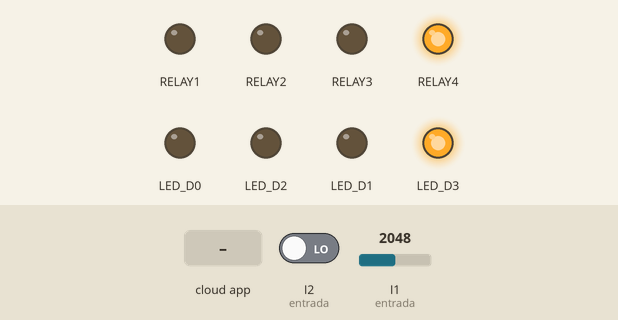
This sketch was run on a simulated Arduino Opta. Parts: output pins drawn as LEDs (lit = HIGH). Inputs (shaded band) come from the test bench; at power-on: I1 (entrada) = 2048, I2 (entrada) LOW. WiFi joins after 1.5 s; servers stay silent unless stated.

Above: at 4.2 s.
4.3 s: I1 (entrada) set to 295
5.8 s: I1 (entrada) set to 264
At 6.5 s:
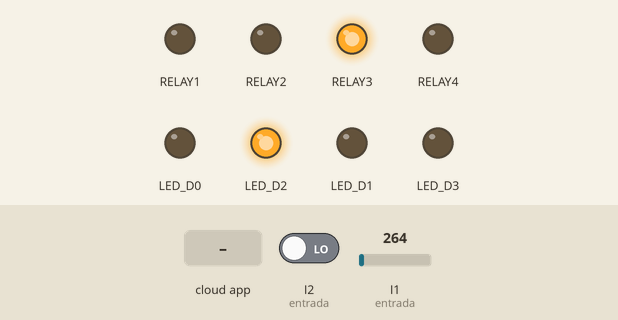
7.3 s: the phone or cloud app sets reset to 1
At 7.7 s:
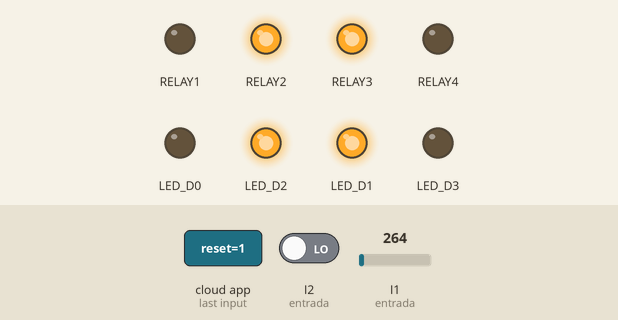
8.8 s: the phone or cloud app sets set to 1
At 10.0 s:
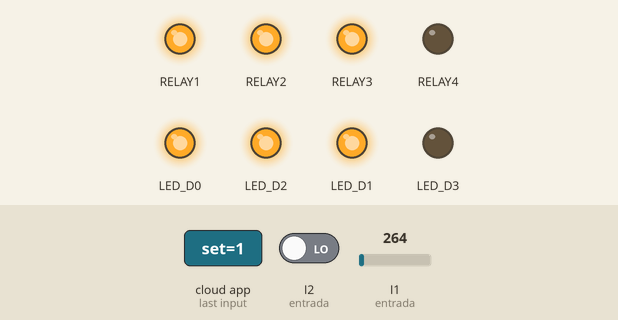
10.3 s: the phone or cloud app sets reset to 0
At 11.1 s:
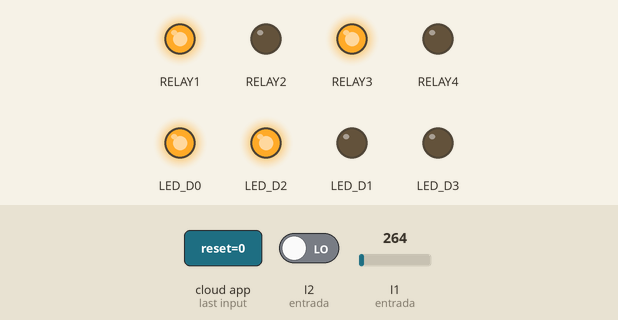
11.8 s: I1 (entrada) set to 453
13.3 s: I1 (entrada) set to 512
At 14.6 s:
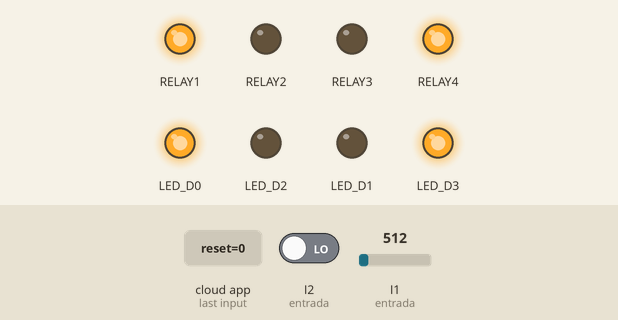
Timing chart, 0 to 15.8 s (numbered marks = the images above; inputs shaded):
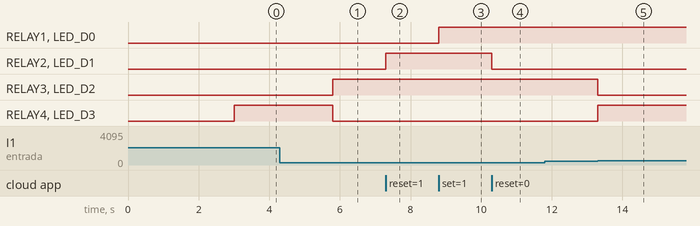

Measured:
- the behaviour switches between 276 and 275 on I1 (entrada) (found by bisection; images 0 and 1)
- the behaviour switches between 480 and 481 on I1 (entrada) (found by bisection; images 4 and 5)
- after the input at 4.3 s, every drawn part: stays the same
- after the input at 5.8 s, RELAY3, LED_D2: LOW → HIGH at once; RELAY4, LED_D3: HIGH → LOW at once
- after the input at 7.3 s, RELAY2, LED_D1: LOW → HIGH at once
- after the input at 8.8 s, RELAY1, LED_D0: LOW → HIGH at once
- after the input at 10.3 s, RELAY2, LED_D1: HIGH → LOW at once
- after the input at 11.8 s, every drawn part: stays the same
- after the input at 13.3 s, RELAY3, LED_D2: HIGH → LOW at once; RELAY4, LED_D3: LOW → HIGH at once

The sketch:

OPTA_PAINEL_FIEE_jul07a.ino
```cpp
#include "arduino_secrets.h"
/*
  Sketch generated by the Arduino IoT Cloud Thing "Untitled 3"
  https://create.arduino.cc/cloud/things/ace7bed8-e6d0-4f96-89c0-a1708bd0e09f

  Arduino IoT Cloud Variables description

  The following variables are automatically generated and updated when changes are made to the Thing

  float kWh;
  float sensorValueA0;
  float voltageA0;
  float voltageA1;
  CloudLight h1;
  CloudLight h2;
  CloudLight reset;
  CloudLight set;

  Variables which are marked as READ/WRITE in the Cloud Thing will also have functions
  which are called when their values are changed from the Dashboard.
  These functions are generated with the Thing and added at the end of this sketch.
*/
float teste = 0;
float volteste = 0;
float estadoentrada1 = 0;
#define entrada A1

#include "thingProperties.h"

void setup() {
  // Initialize serial and wait for port to open:
  Serial.begin(9600);
  // This delay gives the chance to wait for a Serial Monitor without blocking if none is found
  delay(1500);

  pinMode(D0,OUTPUT);
  pinMode(D1,OUTPUT);
  pinMode(D2,OUTPUT);
  pinMode(D3,OUTPUT);
  pinMode(entrada, INPUT);
  pinMode(LED_D0,OUTPUT);
  pinMode(LED_D1,OUTPUT);
  pinMode(LED_D2,OUTPUT);
  pinMode(LED_D3,OUTPUT);

  // Defined in thingProperties.h
  initProperties();

  // Connect to Arduino IoT Cloud
  ArduinoCloud.begin(ArduinoIoTPreferredConnection);

  /*
     The following function allows you to obtain more information
     related to the state of network and IoT Cloud connection and errors
     the higher number the more granular information you’ll get.
     The default is 0 (only errors).
     Maximum is 4
 */
  setDebugMessageLevel(2);
  ArduinoCloud.printDebugInfo();
}

void loop() {
  ArduinoCloud.update();

  estadoentrada1 = digitalRead(entrada);
  if (estadoentrada1 == HIGH) {
    kWh = kWh + 0.00001;
  }

  if (set == 1) {
    digitalWrite(D0,HIGH);
    digitalWrite(LED_D0,HIGH);
  }else{
    digitalWrite(D0,LOW);
    digitalWrite(LED_D0,LOW);
  }

  if (reset == 1) {
    digitalWrite(D1,HIGH);
    digitalWrite(LED_D1,HIGH);
  }else{
    digitalWrite(D1,LOW);
    digitalWrite(LED_D1,LOW);
  }

  sensorValueA0 = analogRead(A0);
  voltageA0 = sensorValueA0 * (3.0 / 4095.0) / 0.3 + 0.827;
  volteste = voltageA0 * 20;
  voltageA1 = volteste;

  if (voltageA1 <= 30) {
    digitalWrite(D2,HIGH);
    digitalWrite(LED_D2,HIGH);
    digitalWrite(D3,LOW);
    digitalWrite(LED_D3,LOW);
    h1 = HIGH;
    h2 = LOW;
  }

  if (voltageA1 >= 40) {
    digitalWrite(D2,LOW);
    digitalWrite(LED_D2,LOW);
    digitalWrite(D3,HIGH);
    digitalWrite(LED_D3,HIGH);
    h1 = LOW;
    h2 = HIGH;
  }
}


/*
  Since Set is READ_WRITE variable, onSetChange() is
  executed every time a new value is received from IoT Cloud.
*/
void onSetChange()  {
  // Add your code here to act upon Set change
}

/*
  Since Reset is READ_WRITE variable, onResetChange() is
  executed every time a new value is received from IoT Cloud.
*/
void onResetChange()  {
  // Add your code here to act upon Reset change
}
```

arduino_secrets.h
```cpp
#define SECRET_SSID ""
#define SECRET_OPTIONAL_PASS ""
```

thingProperties.h
```cpp
// Code generated by Arduino IoT Cloud, DO NOT EDIT.

#include <ArduinoIoTCloud.h>
#include <Arduino_ConnectionHandler.h>

const char SSID[]     = SECRET_SSID;    // Network SSID (name)
const char PASS[]     = SECRET_OPTIONAL_PASS;    // Network password (use for WPA, or use as key for WEP)

void onResetChange();
void onSetChange();

float kWh;
float sensorValueA0;
float voltageA0;
float voltageA1;
CloudLight h1;
CloudLight h2;
CloudLight reset;
CloudLight set;

void initProperties(){

  ArduinoCloud.addProperty(kWh, READ, ON_CHANGE, NULL);
  ArduinoCloud.addProperty(sensorValueA0, READ, ON_CHANGE, NULL);
  ArduinoCloud.addProperty(voltageA0, READ, ON_CHANGE, NULL);
  ArduinoCloud.addProperty(voltageA1, READ, ON_CHANGE, NULL);
  ArduinoCloud.addProperty(h1, READ, ON_CHANGE, NULL);
  ArduinoCloud.addProperty(h2, READ, ON_CHANGE, NULL);
  ArduinoCloud.addProperty(reset, READWRITE, ON_CHANGE, onResetChange);
  ArduinoCloud.addProperty(set, READWRITE, ON_CHANGE, onSetChange);

}

WiFiConnectionHandler ArduinoIoTPreferredConnection(SSID, PASS);
```
